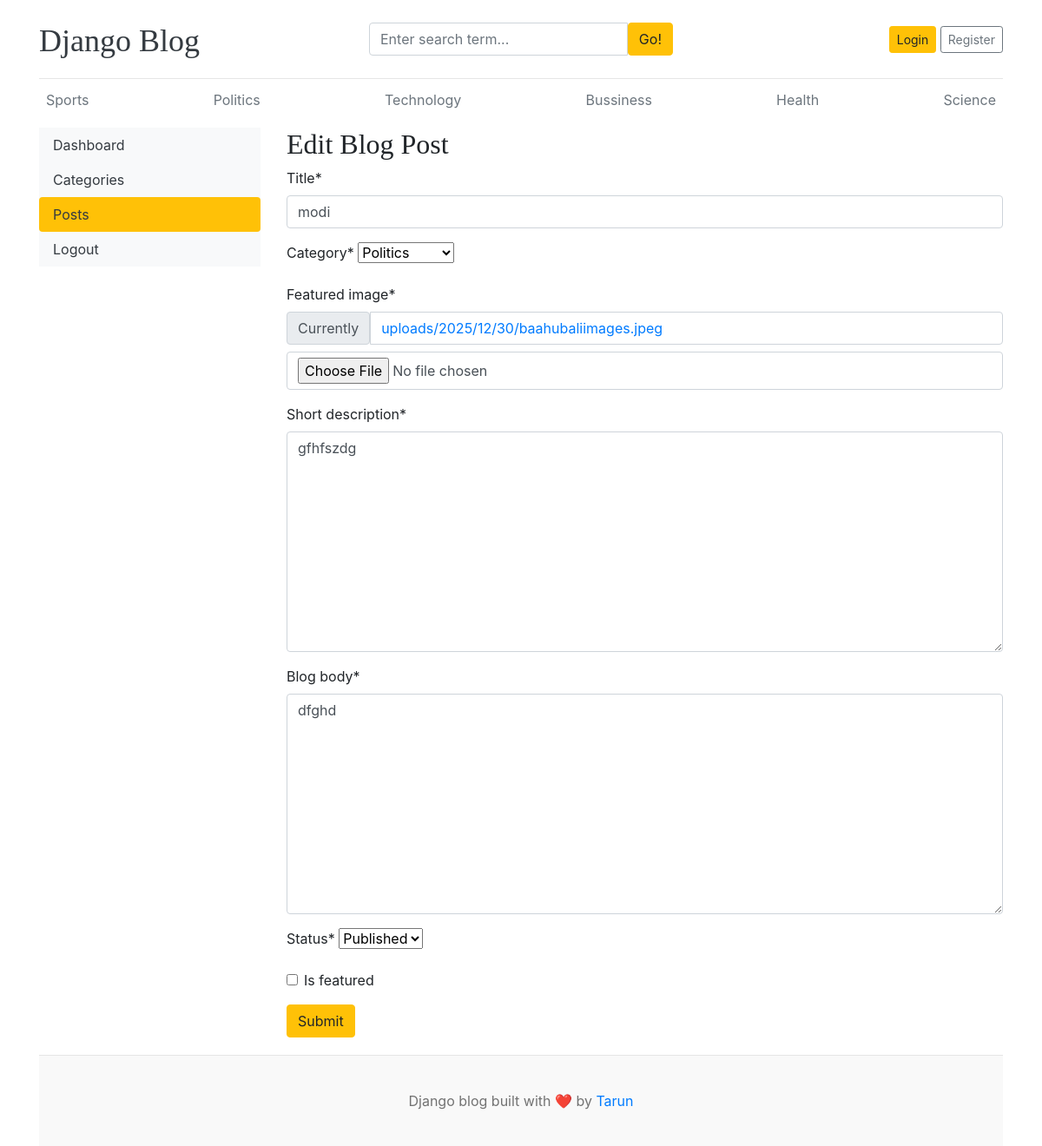
Screenshot of /dashboard/posts/edit/2/ with the database file from the repository.
### blogs/models.py (models this page shows, shortened)
class Category(models.Model):
    category_name=models.CharField(max_length=100,unique=True)
    created_at=models.DateTimeField(auto_now_add=True)
    updated_at=models.DateTimeField(auto_now=True)
    class Meta:
        verbose_name_plural='categories'
    def __str__(self):
        return self.category_name

class Blog(models.Model):
    title=models.CharField(max_length=100)
    slug=models.SlugField(max_length=100,unique=True,blank=True)
    category=models.ForeignKey(Category,on_delete=models.CASCADE)
    author=models.ForeignKey(User,on_delete=models.CASCADE)
    featured_image=models.ImageField(upload_to='uploads/%Y/%m/%d')
    short_description=models.TextField(max_length=500)
    blog_body=models.TextField(max_length=2000)
    status=models.CharField(max_length=100,choices=STATUS_CHOICES,default="Draft")
    is_featured=models.BooleanField(default=False)
    created_at=models.DateTimeField(auto_now_add=True)
    updated_at=models.DateTimeField(auto_now=True)

### dashboard/views.py (the view, shortened to what this page needs)
# urls.py: path('posts/edit/<int:pk>/',views.edit_post,name='edit_post'),
def edit_post(request,pk):
    post=get_object_or_404(Blog,pk=pk)
    form=BlogPostForm(instance=post)
    context={
        'form':form,
        'post':post,
    }
    return render(request,'dashboard/edit_post.html',context)

### dashboard/forms.py
class BlogPostForm(forms.ModelForm):
    class Meta:
        model=Blog
        fields=('title','category','featured_image','short_description','blog_body','status','is_featured')

### blogs/context_processors.py (called while the page is built)
def get_categories(request):
    categories=Category.objects.all()
    return dict(categories=categories)

def get_social_links(request):
    social_links=SocialLinks.objects.all()
    return dict(social_links=social_links)

### templates/dashboard/edit_post.html (shortened to what this page needs)
{% extends 'base.html' %}
{% block start %}
<div class="row">
     {% include 'dashboard/sidebar.html' %}
    {% load crispy_forms_tags %}
     <div class="col-md-9">
        <h2>Edit Blog Post </h2>
        <form action="{% url 'edit_post' post.id %}" method="POST" enctype="multipart/form-data" style=" margin-bottom: 20px;">
            {{form | crispy }}
            <button type="submit" class="btn btn-warning">Submit</button>
        </form>
     </div>
</div>
{% endblock %}

### templates/base.html (shortened to what this page needs)
{% load static %}
<!DOCTYPE html>
<html lang="en">
<head>
    <link href="https://getbootstrap.com/docs/4.0/dist/css/bootstrap.min.css" rel="stylesheet">
    <link href="{%static 'css/blog.css' %}" rel="stylesheet">
    <link rel="stylesheet" href="https://cdnjs.cloudflare.com/ajax/libs/font-awesome/6.0.0/css/all.min.css" />
  </head>
<body>
    <div class="container">
      <header class="blog-header py-3">
        <div class="row flex-nowrap justify-content-between align-items-center">
          <div class="col-4 pt-1">
            <a class="blog-header-logo text-dark" href="/">Django Blog</a>
          </div>
          <div class="col-4">
            <form action="{% url 'search' %}" method="get">
               <div class="input-group">
                      <input class="form-control" name="keyword" type="text" placeholder="Enter search term..." aria-label="Enter search term..." aria-describedby="button-search" />
                      <button class="btn btn-warning" id="button-search" type="submit">Go!</button>
              </div>
            </form>
          </div>
          <div class="col-4 d-flex justify-content-end align-items-center">
            {% if not user.is_authenticated %}
            <a class="btn btn-sm btn-warning" href="{% url 'login' %}">Login</a> &nbsp;
            <a class="btn btn-sm btn-outline-secondary" href="{% url 'register' %}">Register</a>
            {% endif %}
          </div>
        </div>
      </header>
      <div class="nav-scroller py-1 mb-2">
        <nav class="nav d-flex justify-content-between">
          {% for cat in categories %}
            <a class="p-2 text-muted" href="{% url 'posts_by_category' cat.id %}">{{cat.category_name}}</a>
          {% endfor %}
        </nav>
      </div>
{% block start %}
{% endblock %}
<footer class="blog-footer">
  <p>Django blog built with ❤️ by <a href="#">Tarun</a></p>
</footer>
</body>
</html>

### blog_main/static/css/blog.css (style rules this page uses)
.blog-header { border-bottom: 1px solid #e5e5e5; }
.blog-header-logo { font-family: "Playfair Display", Georgia, "Times New Roman", serif; font-size: 2.25rem; }
h1, h2, h3, h4, h5, h6 { font-family: "Playfair Display", Georgia, "Times New Roman", serif; }
.blog-footer { padding: 2.5rem 0; color: #727272; text-align: center; background-color: #f9f9f9; border-top: .05rem solid #e5e5e5; }
.blog-footer p:last-child { margin-bottom: 0; }

### rows the page displays
Category: category_name "Sports"
Category: category_name "Politics"
Category: category_name "Technology"
Category: category_name "Bussiness"
Category: category_name "Health"
Category: category_name "Science"
Blog: title "modi", category "Politics", short_description "gfhfszdg", blog_body "dfghd", status "Published"
